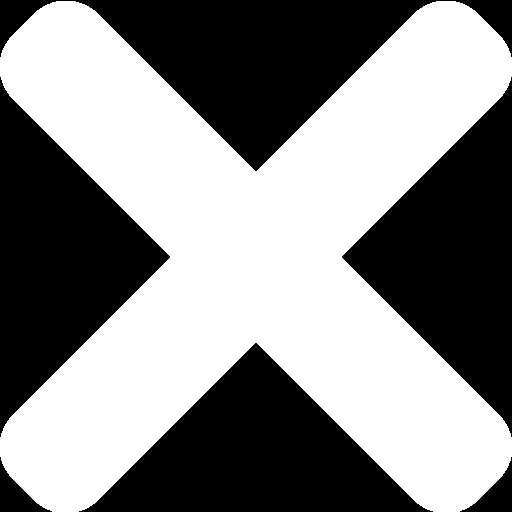
//> input picture image/img2.png, 512 x 512 px; the run also reads 1 picture not shown here
$ ./interface   (built with g++ and OpenCV 4)
//> lines starting //> are read from the running program, lines starting //| are printed output that depends on the picture
#include <sw/redis++/redis++.h>
#include <iostream>
#include <libserial/SerialPort.h>
#include <libserial/SerialStream.h>
#include <thread>
#include <chrono>
#include <opencv2/opencv.hpp>
#include "opencv2/imgproc.hpp"
#include "opencv2/highgui.hpp"
#include <iostream>

using namespace cv;
using namespace std;

#include "mng_lib.h"

using namespace sw::redis;

auto redis = Redis("tcp://127.0.0.1:6379");
std::thread thread_A, thread_B;
std::string state_connection_base = "POWER_ON";
std::string screen = "POWER_ON";
std::chrono::high_resolution_clock::time_point timer_power_on, timer_new_base_detected, timer_event;
int power_on_waiting_sreen = 3000;
int new_base_waiting_sreen = 2000;
int event_waiting_sreen = 3000;

// [27 lines left out: function overlayImage, not called in this run]

void show_function()
{
    cv::Mat main_screen_original(600, 1024, CV_8UC3, cv::Scalar(239, 242, 237));

    //////////////////////////////////////////////////////////////////////////////////
    cv::Mat img1 = cv::imread("../image/power_on.png", -1);
    cv::resize(img1, img1, cv::Size(200,200));
//> img1: 200 rows x 200 cols, CV_8UC4
    //////////////////////////////////////////////////////////////////////////////////
    cv::Mat img2 = cv::imread("../image/img2.png", -1);
//> img2 is the input picture: 512 rows x 512 cols, CV_16UC4; mean B, G, R, A 35230.2, 35230.2, 35230.2, 34811.1
    cv::resize(img2, img2, cv::Size(200,200));
//> img2: 200 rows x 200 cols, CV_16UC4
    //////////////////////////////////////////////////////////////////////////////////
    cv::Mat img3 = cv::imread("../image/img3.png", -1);
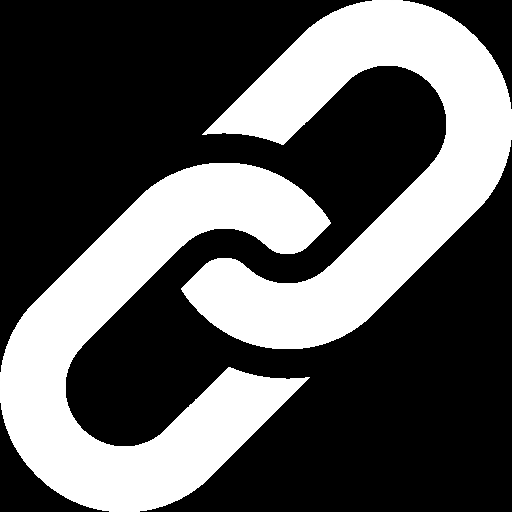
//> input picture image/img3.png, 512 x 512 px
//> img3 is the input picture: 512 rows x 512 cols, CV_16UC4; mean B, G, R, A 23317.9, 23317.9, 23317.9, 22892.4
    cv::resize(img3, img3, cv::Size(200,200));
//> img3: 200 rows x 200 cols, CV_16UC4
    //////////////////////////////////////////////////////////////////////////////////
    cv::Mat img4 = cv::imread("../image/time.png", -1);
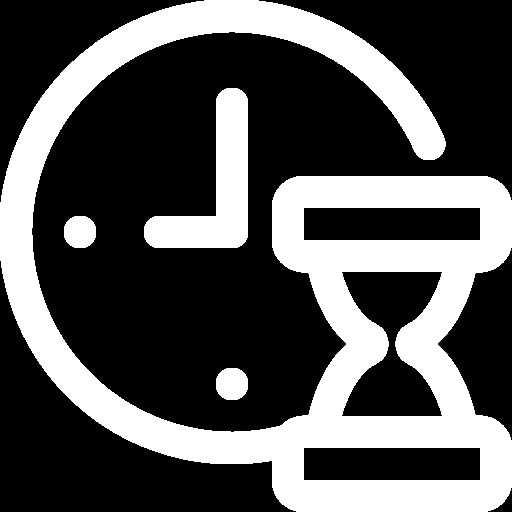
//> input picture image/time.png, 512 x 512 px
//> img4 is the input picture: 512 rows x 512 cols, CV_16UC4; mean B, G, R, A 21723.7, 21723.7, 21723.7, 21224.9
    cv::resize(img4, img4, cv::Size(200,200));
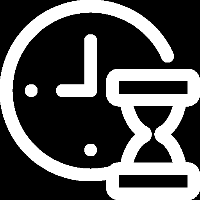
//> img4: 200 rows x 200 cols, CV_16UC4; mean B, G, R, A 21693.4, 21693.4, 21693.4, 21175; drawn with min black and max white
    //////////////////////////////////////////////////////////////////////////////////
    cv::Mat img5 = cv::imread("../image/fast-delivery.png", -1);
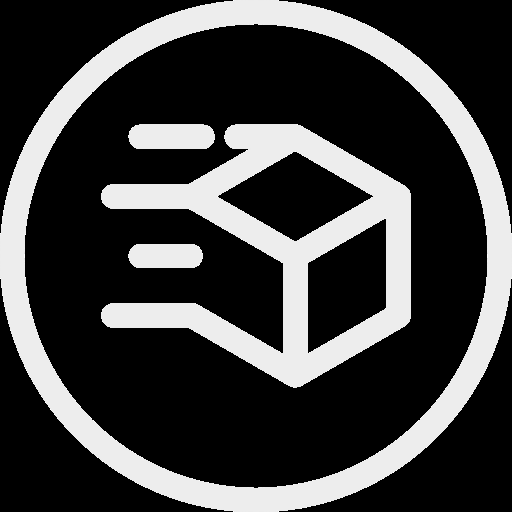
//> input picture image/fast-delivery.png, 512 x 512 px
//> img5 is the input picture: 512 rows x 512 cols, CV_16UC4; mean B, G, R, A 16355.4, 16355.4, 16355.4, 16770.5
    cv::resize(img5, img5, cv::Size(200,200));
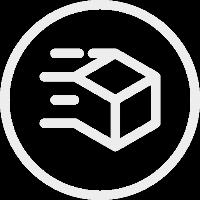
//> img5: 200 rows x 200 cols, CV_16UC4; mean B, G, R, A 16355.7, 16355.7, 16355.7, 16763.1; drawn with min black and max white
    //////////////////////////////////////////////////////////////////////////////////
    cv::Mat img6 = cv::imread("../image/pin-code.png", -1);
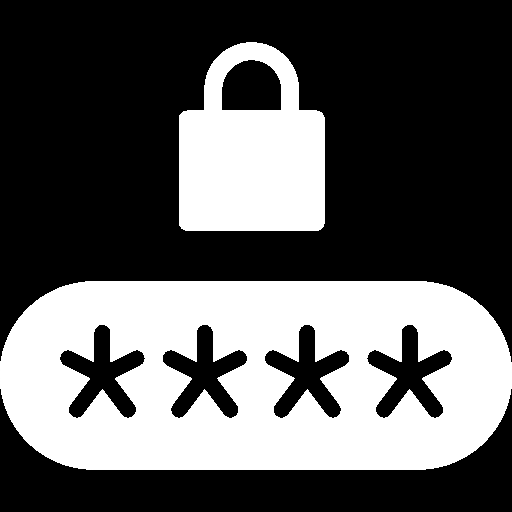
//> input picture image/pin-code.png, 512 x 512 px
//> img6 is the input picture: 512 rows x 512 cols, CV_16UC4; mean B, G, R, A 24169.4, 24169.4, 24169.4, 23597.7
    cv::resize(img6, img6, cv::Size(200,200));
//> img6: 200 rows x 200 cols, CV_16UC4
    //////////////////////////////////////////////////////////////////////////////////

    //////////////////////////////////////////////////////////////////////////////////
    cv::Mat imgE1 = cv::imread("../image/lock.png", -1);
//> lock.png cannot be read in this run, so this picture is empty
//> (the run ends here: the program stops with an error, at `cv::resize(imgE1, imgE1, cv::Size(200,200));`)
